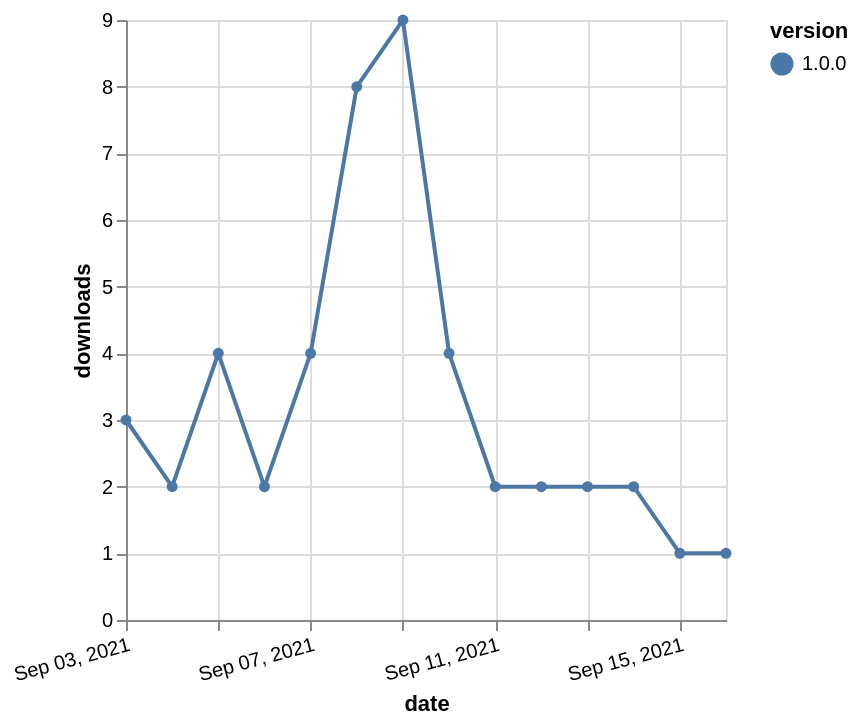

The specification (Vega-Lite) saved for this image:
### Vega-Lite specification from a JSON file in a GitHub repository (floating-point values rounded to 4 significant figures)
{"$schema": "https://vega.github.io/schema/vega-lite/v5.json", "description": "A simple bar chart with embedded data.", "data": {"values": [{"date": "2021-09-03", "total": 5897, "delta": 3, "version": "1.0.0"}, {"date": "2021-09-04", "total": 5899, "delta": 2, "version": "1.0.0"}, {"date": "2021-09-05", "total": 5903, "delta": 4, "version": "1.0.0"}, {"date": "2021-09-06", "total": 5905, "delta": 2, "version": "1.0.0"}, {"date": "2021-09-07", "total": 5909, "delta": 4, "version": "1.0.0"}, {"date": "2021-09-08", "total": 5917, "delta": 8, "version": "1.0.0"}, {"date": "2021-09-09", "total": 5926, "delta": 9, "version": "1.0.0"}, {"date": "2021-09-10", "total": 5930, "delta": 4, "version": "1.0.0"}, {"date": "2021-09-11", "total": 5932, "delta": 2, "version": "1.0.0"}, {"date": "2021-09-12", "total": 5934, "delta": 2, "version": "1.0.0"}, {"date": "2021-09-13", "total": 5936, "delta": 2, "version": "1.0.0"}, {"date": "2021-09-14", "total": 5938, "delta": 2, "version": "1.0.0"}, {"date": "2021-09-15", "total": 5939, "delta": 1, "version": "1.0.0"}, {"date": "2021-09-16", "total": 5940, "delta": 1, "version": "1.0.0"}]}, "width": "container", "mark": {"type": "line", "point": {"filled": true}}, "encoding": {"x": {"field": "date", "type": "temporal", "timeUnit": "yearmonthdate", "title": "date", "axis": {"labelAngle": -15}}, "y": {"field": "delta", "type": "quantitative", "title": "downloads"}, "color": {"field": "version", "type": "nominal"}, "tooltip": {"field": "delta"}}}
